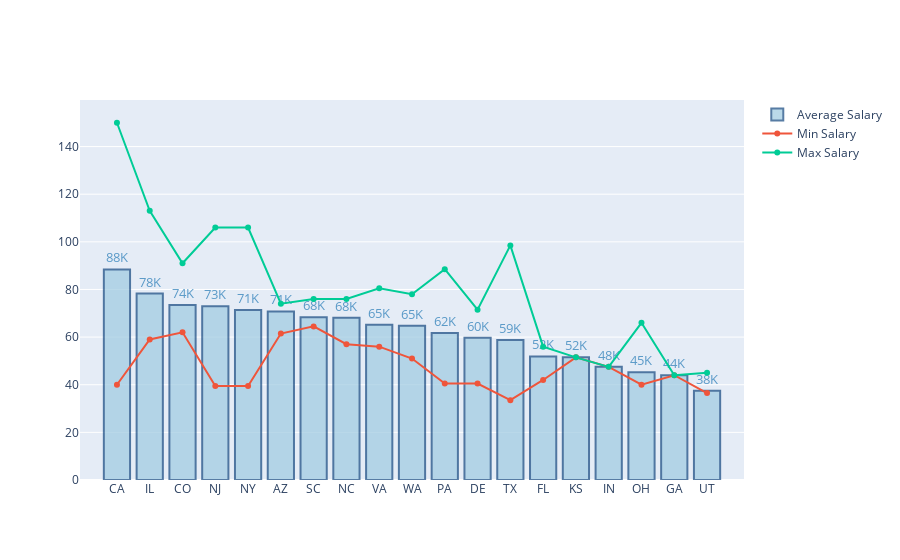

Source (notebook cell):
### Code cell
fig = go.Figure()

fig.add_trace(
    go.Bar(
        x = salaryData['state'],
        y = salaryData['avg_salary(K)_mean'],
        name = 'Average Salary',
        text = salaryData['avg_salary(K)_mean'],
        textposition = 'outside',
        textfont = dict(size=13, color='#1f77b4'),
        marker_color='rgb(158,202,225)', 
        marker_line_color='rgb(17, 69, 126)',
        marker_line_width=2, 
        opacity=0.7
    )
)
fig.add_trace(
    go.Scatter(
        x = salaryData['state'],
        y = salaryData['avg_salary(K)_min'],
        name = 'Min Salary',
    )
)
fig.add_trace(
    go.Scatter(
        x = salaryData['state'],
        y = salaryData['avg_salary(K)_max'],
        name = 'Max Salary',
    )
)
fig.update_traces(texttemplate='%{text:.2s}K')

### Figure 1 — Plotly figure (JSON) as saved in the notebook; plotly's stock layout.template omitted (floating-point values rounded to 4 significant figures)
{"data": [{"marker": {"color": "rgb(158,202,225)", "line": {"color": "rgb(17, 69, 126)", "width": 2}}, "name": "Average Salary", "opacity": 0.7, "text": [88.4, 78.3, 73.5, 73, 71.4, 70.8, 68.3, 68.1, 65.2, 64.8, 61.7, 59.7, 58.8, 51.9, 51.5, 47.5, 45.2, 44, 37.5], "textfont": {"color": "#1f77b4", "size": 13}, "textposition": "outside", "texttemplate": "%{text:.2s}K", "type": "bar", "x": ["CA", "IL", "CO", "NJ", "NY", "AZ", "SC", "NC", "VA", "WA", "PA", "DE", "TX", "FL", "KS", "IN", "OH", "GA", "UT"], "y": [88.4, 78.3, 73.5, 73, 71.4, 70.8, 68.3, 68.1, 65.2, 64.8, 61.7, 59.7, 58.8, 51.9, 51.5, 47.5, 45.2, 44, 37.5]}, {"name": "Min Salary", "texttemplate": "%{text:.2s}K", "type": "scatter", "x": ["CA", "IL", "CO", "NJ", "NY", "AZ", "SC", "NC", "VA", "WA", "PA", "DE", "TX", "FL", "KS", "IN", "OH", "GA", "UT"], "y": [40, 59, 62, 39.5, 39.5, 61.5, 64.5, 57, 56, 51, 40.5, 40.5, 33.5, 42, 51.5, 47.5, 40, 44, 36.5]}, {"name": "Max Salary", "texttemplate": "%{text:.2s}K", "type": "scatter", "x": ["CA", "IL", "CO", "NJ", "NY", "AZ", "SC", "NC", "VA", "WA", "PA", "DE", "TX", "FL", "KS", "IN", "OH", "GA", "UT"], "y": [150, 113, 91, 106, 106, 74, 76, 76, 80.5, 78, 88.5, 71.5, 98.5, 56, 51.5, 47.5, 66, 44, 45]}], "layout": {}}
